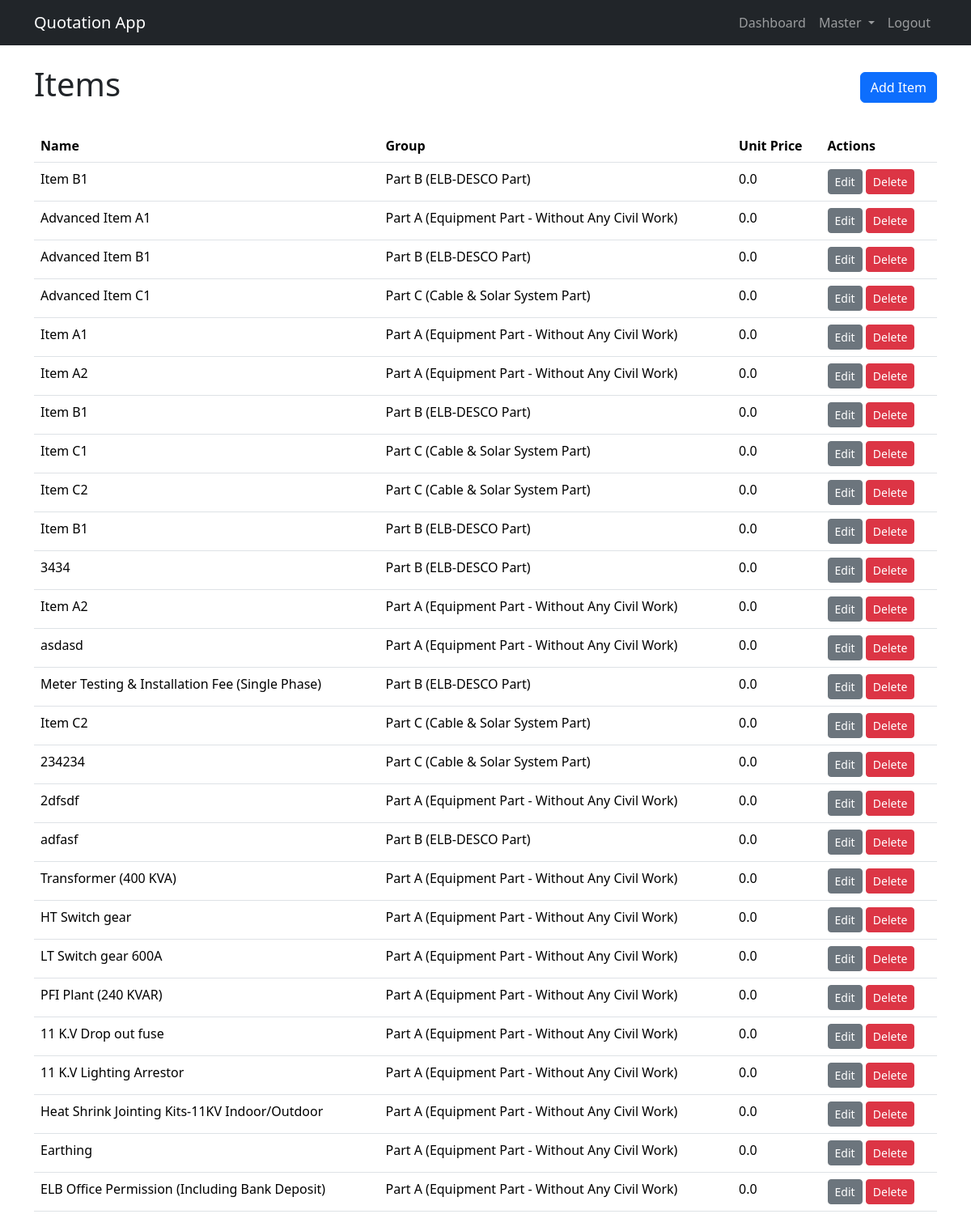
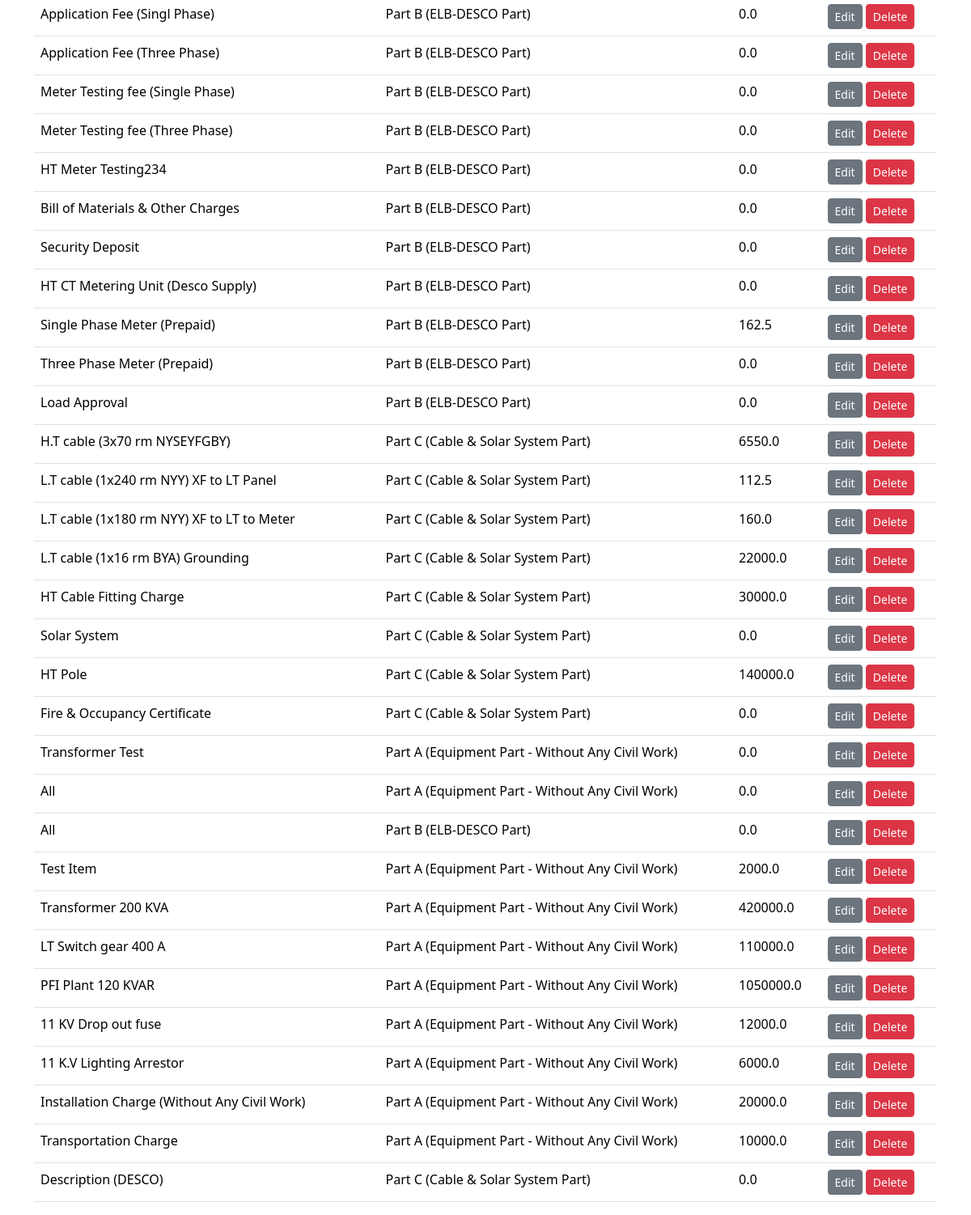
The page /items/ (signed in) on the database as committed earlier (2 pictures, top to bottom).
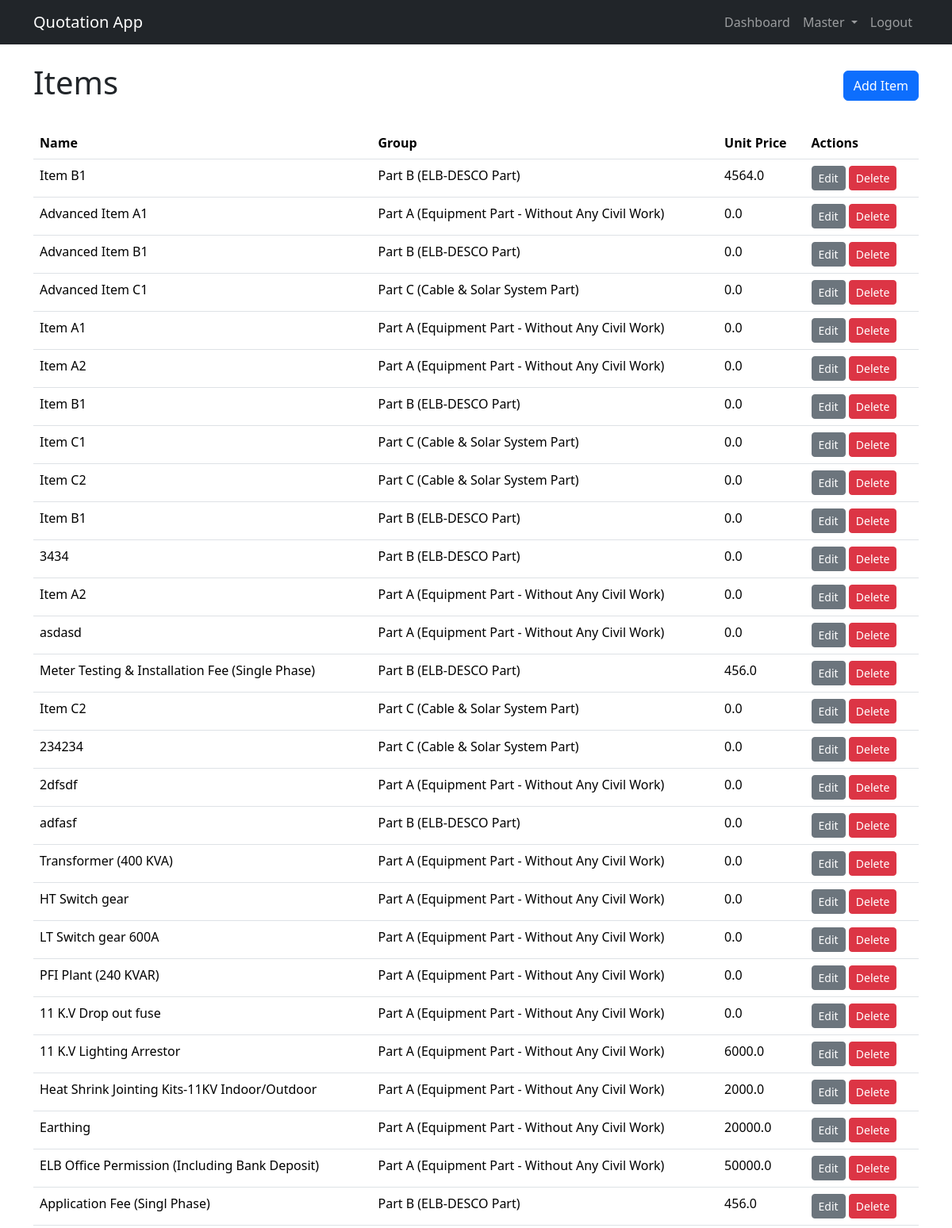
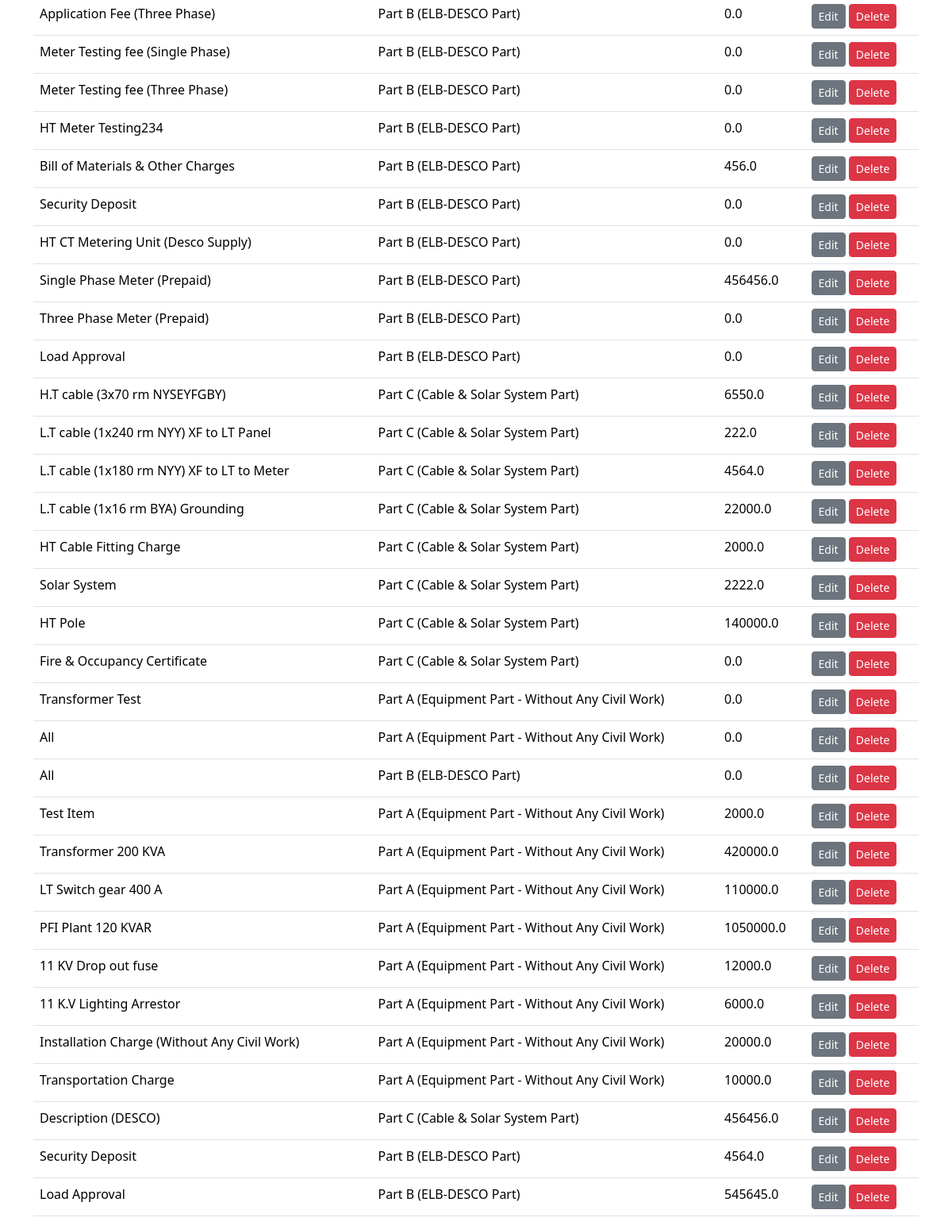
The same page on the database as committed later (2 pictures, top to bottom).
### pages/models.py (models this page shows, shortened)
class Item(models.Model):
    group = models.ForeignKey(ItemGroup, on_delete=models.CASCADE)
    name = models.CharField(max_length=255)
    description = models.TextField(blank=True, null=True)
    unit = models.ForeignKey(Unit, on_delete=models.SET_NULL, null=True, blank=True)
    unit_price = models.FloatField(default=0)
    class Meta:
        unique_together = ('group', 'name')

class ItemGroup(models.Model):
    name = models.CharField(max_length=255, unique=True)
    def __str__(self):
        return self.name

### pages/views.py (the view)
# urls.py: path('items/', ItemListView.as_view(), name='item_list'),
@method_decorator(login_required, name='dispatch')
class ItemListView(ListView):
    model = Item
    template_name = 'pages/item_list.html'

### templates/pages/item_list.html (shortened to what this page needs)
{% extends 'base.html' %}
{% block content %}
    <div class="d-flex justify-content-between align-items-center mb-4">
        <h1>Items</h1>
        <a href="{% url 'item_create' %}" class="btn btn-primary">Add Item</a>
    </div>
    <table class="table">
        <thead>
            <tr>
                <th>Name</th>
                <th>Group</th>
                <th>Unit Price</th>
                <th>Actions</th>
            </tr>
        </thead>
        <tbody>
            {% for item in object_list %}
                <tr>
                    <td>{{ item.name }}</td>
                    <td>{{ item.group }}</td>
                    <td>{{ item.unit_price }}</td>
                    <td>
                        <a href="{% url 'item_update' item.pk %}" class="btn btn-sm btn-secondary">Edit</a>
                        <a href="{% url 'item_delete' item.pk %}" class="btn btn-sm btn-danger">Delete</a>
                    </td>
                </tr>
            {% endfor %}
        </tbody>
    </table>
{% endblock %}

### templates/base.html (shortened to what this page needs)
<!DOCTYPE html>
<html lang="en">
<head>
    <link href="https://cdn.jsdelivr.net/npm/bootstrap@5.3.3/dist/css/bootstrap.min.css" rel="stylesheet">
</head>
<body>
    <nav class="navbar navbar-expand-lg navbar-dark bg-dark">
        <div class="container">
            <a class="navbar-brand" href="{% url 'quotation_list' %}">Quotation App</a>
            <div class="collapse navbar-collapse" id="navbarNav">
                <ul class="navbar-nav ms-auto">
                    {% if user.is_authenticated %}
                        <li class="nav-item">
                            <a class="nav-link" href="{% url 'quotation_list' %}">Dashboard</a>
                        </li>
                        <li class="nav-item dropdown">
                            <a class="nav-link dropdown-toggle" href="#" id="navbarDropdown" role="button" data-bs-toggle="dropdown" aria-expanded="false">
                                Master
                            </a>
                        </li>
                        <li class="nav-item">
                            <a class="nav-link" href="{% url 'logout' %}">Logout</a>
                        </li>
                    {% endif %}
                </ul>
            </div>
        </div>
    </nav>
    <main class="container mt-4">
        {% block content %}
        {% endblock %}
    </main>
</body>
</html>

Rows that differ between the two databases and show on the page:
changed Item (number 1 of 60 on the later page): unit_price "0.0" → "4564.0"
changed Item "Meter Testing & Installation Fee (Single Phase)": unit_price "0.0" → "456.0"
changed Item (number 24 of 60 on the later page): unit_price "0.0" → "6000.0"
changed Item "Heat Shrink Jointing Kits-11KV Indoor/Outdoor": unit_price "0.0" → "2000.0"
changed Item "Earthing": unit_price "0.0" → "20000.0"
changed Item "ELB Office Permission (Including Bank Deposit)": unit_price "0.0" → "50000.0"
changed Item "Application Fee (Singl Phase)": unit_price "0.0" → "456.0"
changed Item "Bill of Materials & Other Charges": unit_price "0.0" → "456.0"
changed Item "Single Phase Meter (Prepaid)": unit_price "162.5" → "456456.0"
changed Item "L.T cable (1x240 rm NYY) XF to LT Panel": unit_price "112.5" → "222.0"
changed Item "L.T cable (1x180 rm NYY) XF to LT to Meter": unit_price "160.0" → "4564.0"
changed Item "HT Cable Fitting Charge": unit_price "30000.0" → "2000.0"
changed Item "Solar System": unit_price "0.0" → "2222.0"
changed Item "Description (DESCO)": unit_price "0.0" → "456456.0"
added Item: name "Security Deposit", group "Part B (ELB-DESCO Part)", unit_price "4564.0"
added Item: name "Load Approval", group "Part B (ELB-DESCO Part)", unit_price "545645.0"
